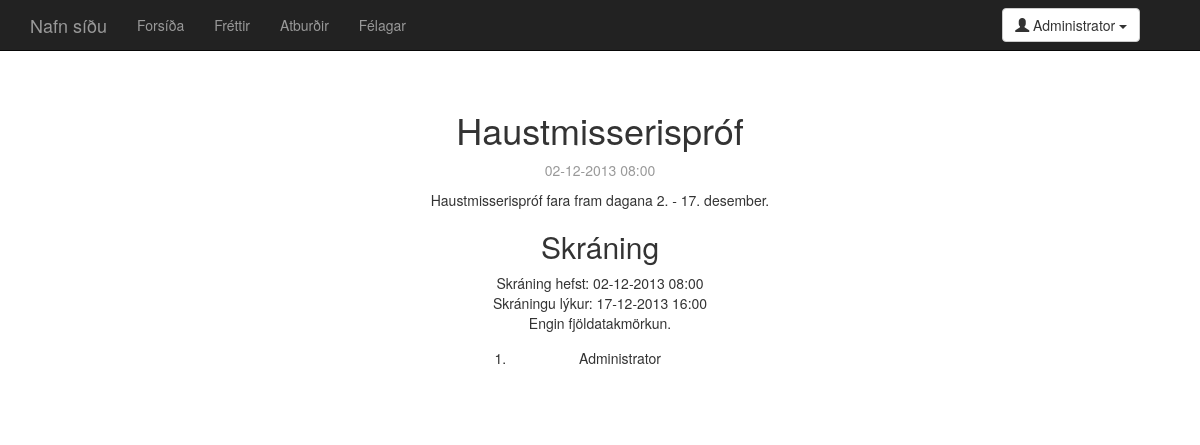
The page /event.php?id=1 (signed in) on the database as committed earlier.
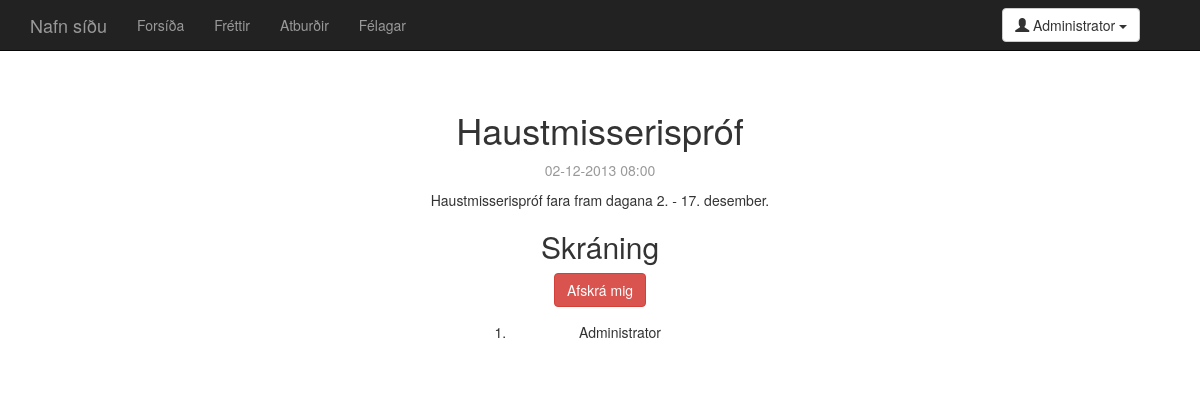
The same page on the database as committed later.
### tables this page shows
CREATE TABLE 'users' (
  'user_id' integer NOT NULL,
  'name' text,
  'post' text NOT NULL UNIQUE,
  'pass' text,
  'privileges' numeric,
  PRIMARY KEY ('user_id')
);

CREATE TABLE 'events' (
  'event_id' integer NOT NULL,
  'title' text,
  'start' integer,
  'end' integer,
  'registration_start' integer,
  'registration_end' integer,
  'description' text,
  'location' text,
  'seats' integer,
  'date_created' integer,
  'date_edited' integer,
  'creator' integer,
  'last_editor' integer,
  PRIMARY KEY ('event_id')
);

### php/config.php (called while the page is built, shortened)
<?php
$website_name = "Nafn síðu";
?>

### php/session_setup.php (called while the page is built, shortened)
<?php
if (isset($_SESSION["loggedin_user"])) {
  $session_user = $_SESSION["loggedin_user"];
  $query = $db->prepare("SELECT name,post,pass,privileges,user_id FROM users WHERE post=:post;");
  $query->execute(array('post' => $session_user));
  $result = $query->fetchAll();
  if (!empty($result)) {
    $result = $result[0];
    $user_name = $result["name"];
  }
  else {
    define("USER_LOGGEDIN", FALSE);
  }
}
else {
  define("USER_LOGGEDIN", FALSE);
}
?>

### php/head.php (called while the page is built, shortened)
<?php
require_once "php/config.php";
require_once "php/db_login.php";
require_once "php/session_setup.php";
?>

### event.php (the view, shortened to what this page needs)
<?php
require_once "php/head.php";
$event_id = intGET("id");
$query = $db->prepare("SELECT title,start,end,registration_start,registration_end,description,location,seats FROM events WHERE event_id = :event_id;");
$query->execute(array('event_id' => $event_id));
$event_result = $query->fetchAll();
if (0 < count($event_result)) $valid_event_id = True;
else $valid_event_id = False;
if ($valid_event_id) {
  $query = $db->prepare("SELECT user_id FROM registrations WHERE event_id=:event_id AND user_id=:user_id;");
  $query->execute(array('event_id' => $event_id,'user_id' => USER_ID));
  $result = $query->fetchAll();
  if (0 == count($result)) $user_registered_to_event = False;
  else $user_registered_to_event = True;
}
$now = time();
?>
<!DOCTYPE html>
<html lang="is">
  <head>
    <link href="dist/css/bootstrap.css" rel="stylesheet">
    <link href="css/main.css" rel="stylesheet">
  </head>
  <body>
<?php
require_once "parts/navbar.php";
?>
    <div class="container">
      <div class="starter-template">
<?php
if ($valid_event_id) {
  $row_data = $event_result[0];
  $title = $row_data["title"];
  $start = intval($row_data["start"]);
  $start_string = date("d-m-Y H:i",$start);
  $registration_start = intval($row_data["registration_start"]);
  $registration_start_string = date("d-m-Y H:i",$registration_start);
  $registration_end = intval($row_data["registration_end"]);
  $registration_end_string = date("d-m-Y H:i",$registration_end);
  $description = nl2br($row_data["description"]);
  $seats = intval($row_data["seats"]);
  echo <<<_END
        <h1>$title</h1>
        <p class="text-muted">$start_string</p>
        <p>
        $description
        </p>
        <h2>Skráning</h2>
_END;
  if ($now < $registration_start) {
    if (0 < $seats) {
      $seats_string = "Sætafjöldi: $seats";
    }
    else {
      $seats_string = "Engin fjöldatakmörkun.";
    }
    echo <<<_END
        <p>
        Skráning hefst: $registration_start_string<br/>
        Skráningu lýkur: $registration_end_string<br/>
        $seats_string
        </p>
_END;
  }
  elseif ($registration_end < $now) {
    echo <<<_END
        <p>Skráningu lokið.</p>
_END;
  }
  else {
    if ($user_registered_to_event) {
      echo <<<_END
        <button class="btn btn-danger" data-toggle="modal" data-target="#confirmUnregister">
          Afskrá mig
        </button>
        <div class="modal fade" id="confirmUnregister" tabindex="-1" role="dialog" aria-labelledby="myModalLabel" aria-hidden="true">
          <div class="modal-dialog">
            <div class="modal-content">
              <div class="modal-header">
                <button type="button" class="close" data-dismiss="modal" aria-hidden="true">&times;</button>
                <h4 class="modal-title" id="myModalLabel">Staðfesta afskráningu</h4>
              </div>
              <div class="modal-body">
                Þú ert við það að afskrá þig af viðkomandi atburði, þessa aðgerð er ekki hægt að draga til baka.
                Ertu viss um að þú viljir afskrá þig?
              </div>
              <div class="modal-footer">
                <form role="form" method="post" action="event.php?id=$event_id">
                  <input type="hidden" name="unregister" value="do it" />
                  <button type="button" class="btn btn-default" data-dismiss="modal">Hætta við</button>
                  <button type="submit" class="btn btn-danger">Já, afskráðu mig</button>
                </form>
              </div>
            </div>
          </div>
        </div>
_END;
    }
  }
  $query = $db->prepare("SELECT name,user_id FROM users WHERE user_id IN (SELECT user_id FROM registrations WHERE event_id=:event_id ORDER BY timing DESC);");
  $query->execute(array('event_id' => $event_id));
  $result = $query->fetchAll();
  echo <<<_END
        <div class="fixed_width">
        <ol>
_END;
  foreach($result as $row_data) {
    $name = $row_data["name"];
    $listyle = "";
    echo <<<_END
        <li$listyle>$name</li>
_END;
  }
  echo <<<_END
        </ol>
        </div>
_END;
}
else {
  echo <<<_END
        <p>Atburður fannst ekki :(</p>
_END;
}
?>
      </div>
    </div>
  </body>
</html>

### parts/navbar.php (shortened to what this page needs)
<?php
if (!isset($index_active)) {
  $index_active = "";
}
if (!isset($news_active)) {
  $news_active = "";
}
if (!isset($events_active)) {
  $events_active = "";
}
if (!isset($users_active)) {
  $users_active = "";
}
echo <<<_END
        <div class="navbar navbar-inverse navbar-fixed-top">
          <div class="container">
            <div class="navbar-header">
              <button type="button" class="navbar-toggle" data-toggle="collapse" data-target=".navbar-collapse">
                <span class="icon-bar"></span>
                <span class="icon-bar"></span>
                <span class="icon-bar"></span>
              </button>
              <a class="navbar-brand" href="index.php">$website_name</a>
            </div>
            <div class="collapse navbar-collapse">
              <ul class="nav navbar-nav">
                <li$index_active><a href="index.php">Forsíða</a></li>
                <li$news_active><a href="news.php">Fréttir</a></li>
                <li$events_active><a href="events.php">Atburðir</a></li>
                <li$users_active><a href="users.php">Félagar</a></li>
              </ul>
_END;
if (USER_LOGGEDIN) {
  echo <<<_END
              <div class="navbar-form navbar-right">
                <div class="btn-group">
                  <button type="button" class="btn btn-default dropdown-toggle" data-toggle="dropdown">
                    <span class="glyphicon glyphicon-user"></span> $user_name <span class="caret"></span>
                  </button>
                  <ul class="dropdown-menu" role="menu">
                    <li><a href="mysite.php">Síðan mín</a></li>
_END;
  echo <<<_END
                    <li class="divider"></li>
                    <li><a href="logout.php">Útskrá</a></li>
                  </ul>
                </div>
              </div>
_END;
}
echo <<<_END
            </div>
          </div>
        </div>
_END;
?>

### css/main.css (style rules this page uses)
body { padding-top: 50px; }
.starter-template { padding: 40px 15px; text-align: center; }
.fixed_width { width:260px; margin-top: 15px; margin-left: auto; margin-right: auto; }

Rows that differ between the two databases and show on the page:
changed events "Haustmisserispróf": registration_start "02-12-2013 08:00" → (not shown); registration_end "17-12-2013 16:00" → (not shown); seats "Engin fjöldatakmörkun." → (not shown)
Other text that changed with them:
text no longer shown: "Skráning hefst: Skráningu lýkur:"
text now shown: "Afskrá mig"
